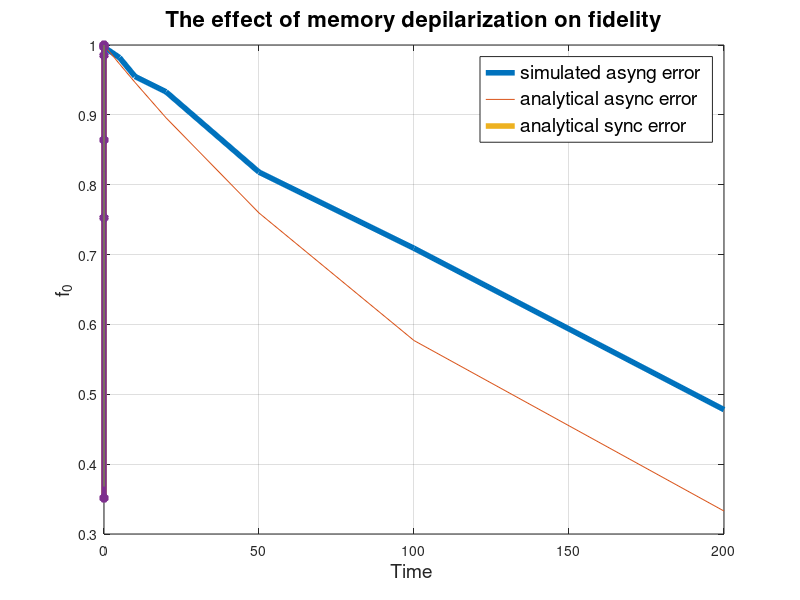

MATLAB code for this plot: (Note: this script raises an error after producing the figure.)
%%
% depolarization rate for the channel is 1e+2 for memories are 1 the
%  Photon survival probability per channel length [dB/km] is 0.1.
fidelity=[0.9979999999999999,
 0.9939999999999999,
 0.9709999999999999,
 0.9569999999999999,
 0.8999999999999999,
 0.8009999999999999,
 0.6169999999999999,
 0.30399999999999994,
 0.08799999999999998];

distance = [0.1, 0.5, 1, 2, 5, 10, 20, 50, 100];

plot(distance, fidelity, 'LineWidth',4)
xlabel('Distance in km','FontSize',14);
ylabel('f_0','FontSize',14);
title('The effect of distance on initial fidelity','FontSize',16)
grid on;
%%
% depolarization rate for the channel is 1e+3 for memories are 1e+2 the
%  Photon survival probability per channel length [dB/km].
fidelity = [0.9939999999999999,
 0.9819999999999999,
 0.9549999999999998,
 0.9329999999999999,
 0.8179999999999998,
 0.7089999999999999,
 0.4779999999999999]
distances = [1, 5, 10, 20, 50, 100,200];
plot(distances, fidelity, 'LineWidth',4)
xlabel('Distance in km','FontSize',14);
ylabel('f_0','FontSize',14);
title('The effect of distance on initial fidelity','FontSize',16)
grid on;
%%
hold on
distances = [1, 5, 10, 20, 50, 100,200];
probs = exp(-distances./200000.*1000).*exp(-distances./200000.*100);
plot(distances,probs)
%%
eta = @(L) 10^(-0.1*0.2*L) 
%%
p = @(L) 0.1*eta(L) 
%% The alone processor with sync depolarization error model

fidelity_list = [0.9998999999999998,
 0.9987999999999998,
 0.9965999999999998,
 0.9849999999999998,
 0.8639999999999998,
 0.7437999999999999,
 0.35179999999999995,
 0.25149999999999995];

waiting = [1,1e+3,2e+3,1e+4,1e+5,2e+5,1e+6,1e+9].*1e-9;

plot(waiting(1:7), fidelity_list(1:7), 'LineWidth',4)
xlabel('Time ','FontSize',14);
ylabel('f_0','FontSize',14);
title('The effect of memory depilarization on fidelity','FontSize',16)
grid on;
hold on
analytical_fidelity = zeros(1,8);

for i = 1:8
    prob = 1-exp(-waiting(i)/1e-3);
    
    analytical_fidelity(i) = (1-prob*3/4)^2+3*(prob/4)^2;
end

plot(waiting(1:7),analytical_fidelity(1:7),'-*', 'LineWidth',4)
% plot(waiting(1:7),analytical_fidelity(1:7)' - fidelity_list(1:7),'-*')
plot(waiting(1:7),exp(-waiting(1:7)/1e-3))
legend({'simulated asyng error','analytical async error', 'analytical sync error'},'FontSize',14)
%% plot for the puyrify.py for different distances for only filtering
%  number of experiments is 1e+5
fidelity_list = [0.919945, 0.909385, 0.88037, 0.75431, 0.68326, 0.62268, 0.573045];
    distances = [1,2,5,20,30,40,50]; % in km
    plot(distances,fidelity_list,'-O','LineWidth',4)
    title('Purifying with filtring')
    grid on
%% plot for the puyrify.py for different distance adding several memories
% for filtering and distilation 
%  number of experiments is 1e+5 
% NOTE THIS IS BOGUS
fidelity_list_distilation =[0.988, 0.978, 0.95, 0.811, 0.726, 0.659, 0.608];
fidelity_list_filtering = [0.991, 0.98, 0.942, 0.801, 0.726, 0.632, 0.595];
fidelity_list = [0.9949999999999999,
 0.9839999999999999,
 0.9689999999999999,
 0.8799999999999999,
 0.8289999999999998,
 0.7499999999999999,
 0.6999999999999998];
distances = [1,2,5,20,30,40,50]; % in km
times = [30000.0, 40000.0, 70070.0, 220220.0, 320640.0, 420000.0, 520520.0];

plot(distances,fidelity_list_distilation,'-O','LineWidth',4)
hold on
plot(distances,fidelity_list_filtering,'--*','LineWidth',4)

title('Purifying with filtring and distilation')
grid on
xlabel('Distance in km ','FontSize',14);
ylabel('f_0','FontSize',14);
plot(distances,fidelity_list,'--','LineWidth',4)
legend({'Distilation','Local Filtering','Just entangling'},'FontSize',14)
%% plot for purification for sequential purification
%
fidelity_list_distilation_10 = [0.983, 0.974, 0.919, 0.776, 0.715, 0.661, 0.587];
distances = [1,2,5,20,30,40,50];

plot(distances,fidelity_list_distilation_10,'-O','LineWidth',4)
hold on
%%
%% plot for non-optimistic approach and 10 step optimistic
%
fidelity_list_distilation_10 = [0.992, 0.984, 0.964, 0.801, 0.719, 0.634, 0.604];
times_10 = [12000.0, 22044.0, 52000.0, 202202.0, 302000.0, 402000.0, 503506.0];
fidelity_list_distilation_1 = [0.993, 0.981, 0.946, 0.822, 0.742, 0.668, 0.621];
times_1 = [12012.0, 22044.0, 52052.0, 202000.0, 302000.0, 402804.0, 505012.0];
distances = [1,2,5,20,30,40,50];
figure
hold on
plot(distances,fidelity_list_distilation_10,'-O','LineWidth',4)
plot(distances,fidelity_list_distilation_1,'-*','LineWidth',4)
grid on
legend
hold off

figure
hold on
plot(distances,times_10,'-O','LineWidth',4)
plot(distances,times_1,'-*','LineWidth',4)
legend
grid on
%%


%%
x= categorical({'Bob receives qbits','Bob measures','Alice receives conf. from Bob','Alice measures','Final fidelity'});
%%
figure
grid on
fidelity = zeros(1,5);
fidelity_min = zeros(1,5);
fidelity_max = zeros(1,5);
fidelity(1) = mean(fbbefore(:,1));
fidelity(2) = mean(fbafter(:,1));
fidelity(3) = mean(fabefore(:,1));
fidelity(4) = mean(faafter(:,1));
fidelity(5) = mean(ffinal(:,1));

fidelity_min(1) = abs(min(fbbefore(:,1))-fidelity(1));
fidelity_min(2) = abs(min(fbafter(:,1))-fidelity(2));
fidelity_min(3) = abs(min(fabefore(:,1))-fidelity(3));
fidelity_min(4) = abs(min(faafter(:,1))-fidelity(4));
fidelity_min(5) = abs(min(ffinal(:,1))-fidelity(5));

fidelity_max(1) = abs(max(fbbefore(:,1))-fidelity(1));
fidelity_max(2) = abs(max(fbafter(:,1))-fidelity(2));
fidelity_max(3) = abs(max(fabefore(:,1))-fidelity(3));
fidelity_max(4) = abs(max(faafter(:,1))-fidelity(4));
fidelity_max(5) = abs(max(ffinal(:,1))-fidelity(5));

errorbar([1:5],fidelity,fidelity_min,fidelity_max,'o')
%%
xticks([1:5])
xticklabels({'Bob receives qbits','Bob measures','Alice receives conf. from Bob','Alice measures','Final fidelity'})